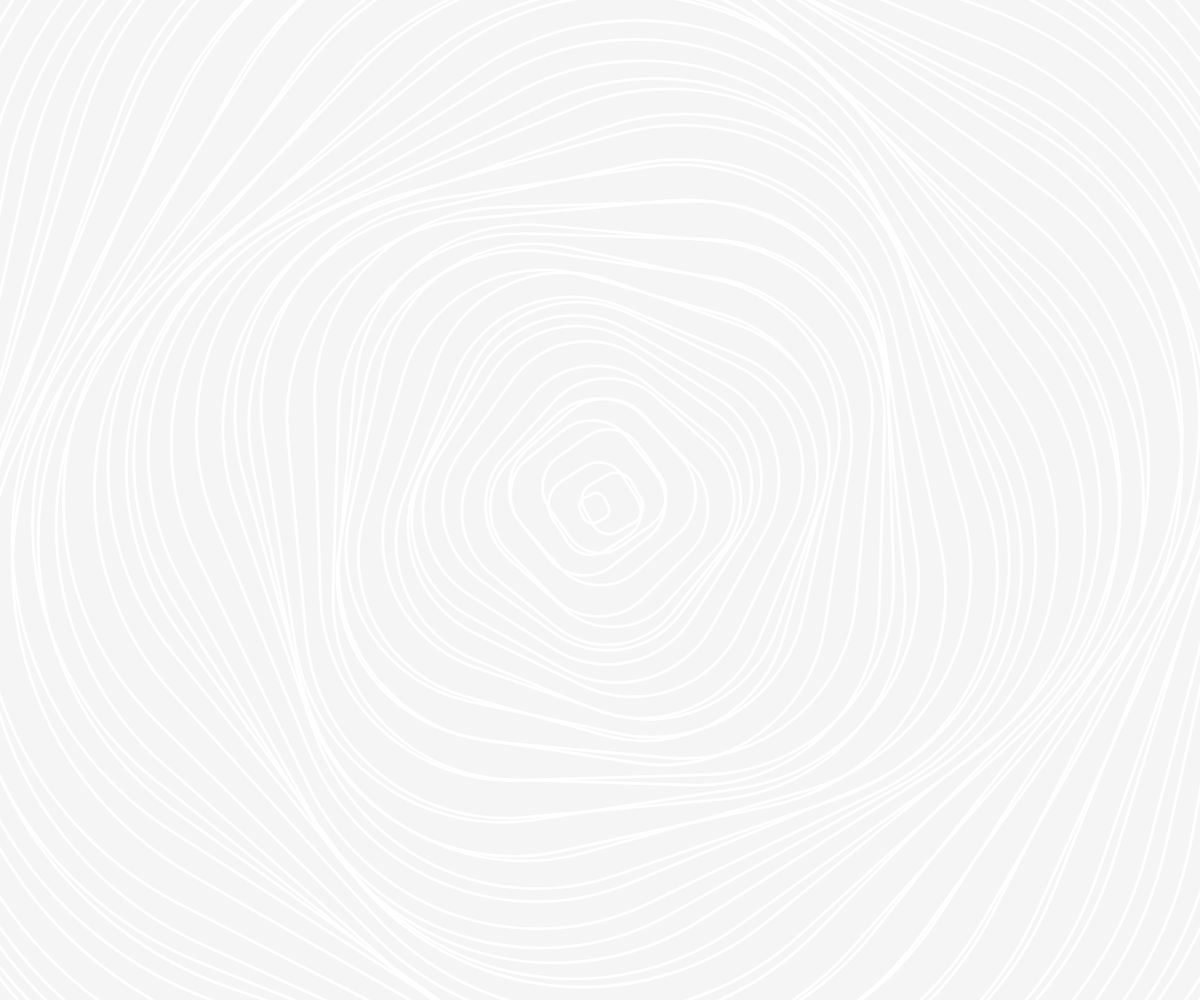
Frame 1 (no input)
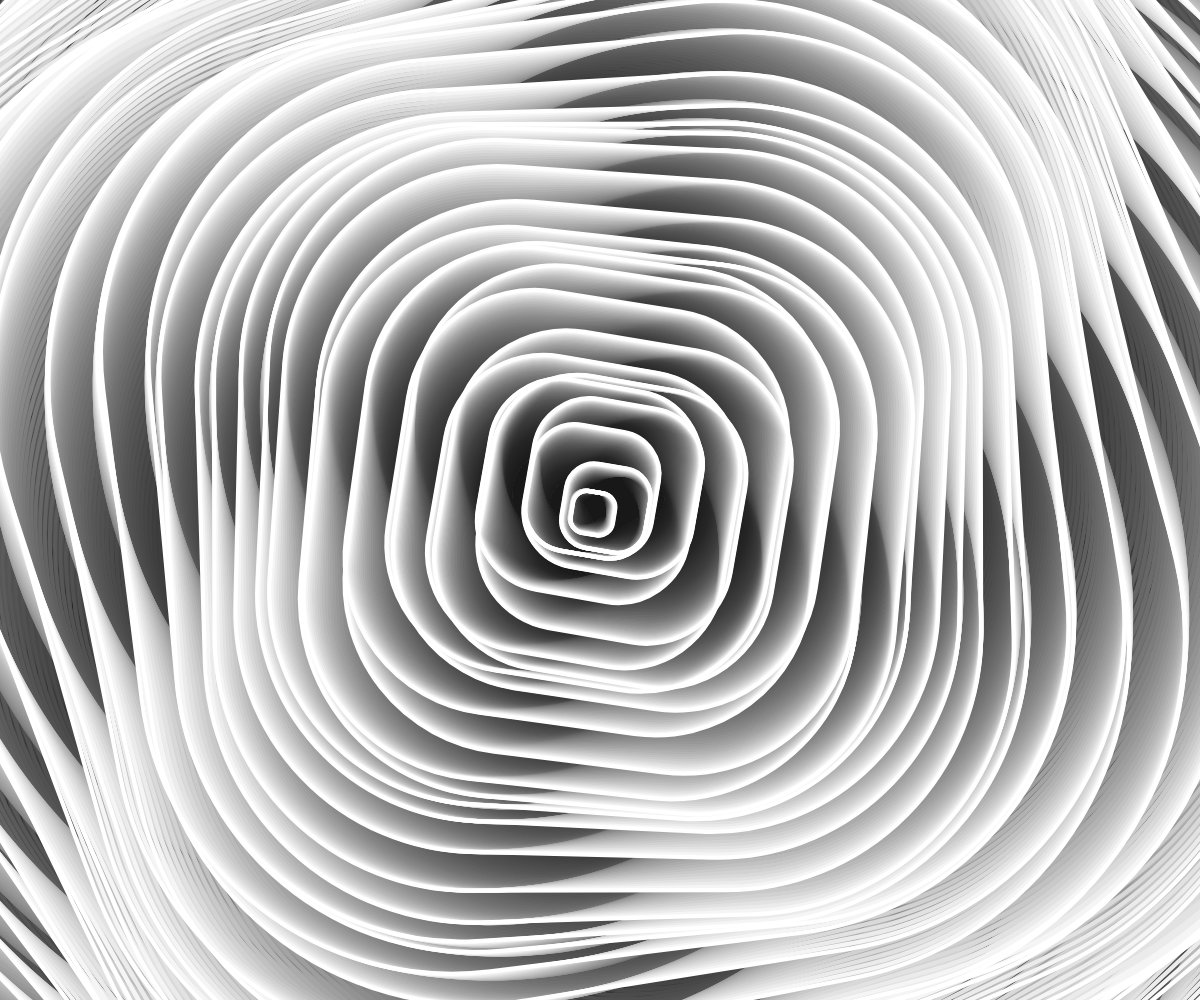
Frame 60 (no input)
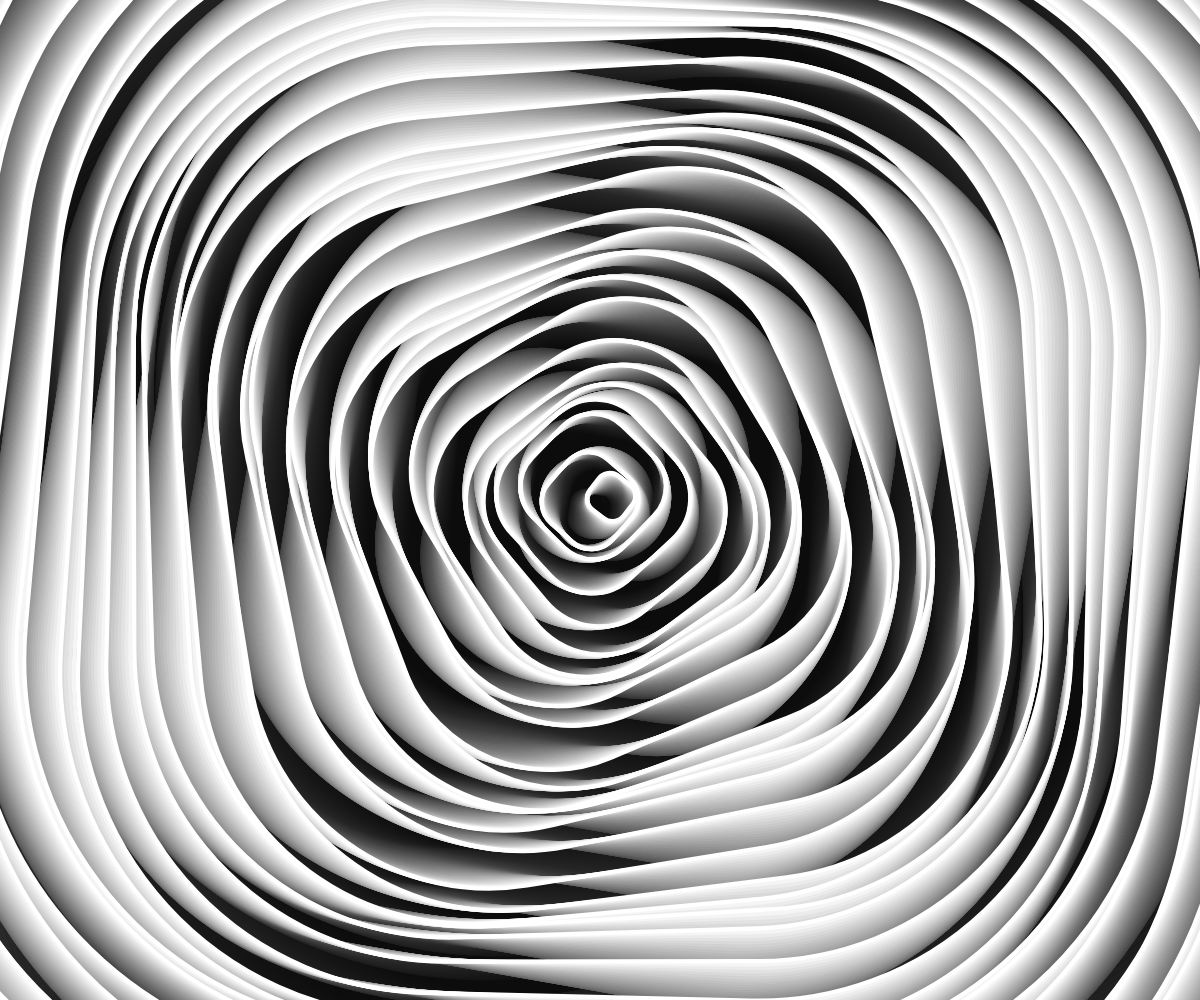
Frame 120 (the mouse pressed at the canvas centre since frame 60)

The p5.js sketch that drew these frames (run headless with seeded random() and noise() and a simulated clock; from frame 60 on, the mouse is pressed at the canvas centre):

// p5.js sketch
// ── sketch.js
function setup() {
  createCanvas(windowWidth, windowHeight);
  angleMode(DEGREES)
  rectMode(CENTER)
}

function draw() {
  let scaleSin = map(sin(frameCount), -1, 1, 3,15)
  background(0,0,0,10);
  noFill()
  stroke(255)
  strokeWeight(0.3)
  translate(width/2, height/2);

  for (var i = 0; i < 200; i++) {

    push();
    scale(scaleSin)
    rotate(sin(frameCount + i * 2) *100)
    rect(cos(frameCount+i*300), cos(frameCount+i*190), 600 - i * 3, 600 - i * 3, 200 - i)
    pop()
    console.log(scaleSin);
  }
}
